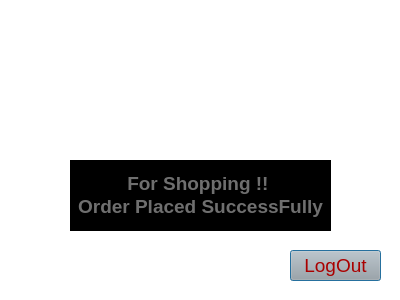
<?xml version="1.0" encoding="UTF-8"?>
<ui version="4.0">
 <class>greet</class>
 <widget class="QDialog" name="greet">
  <property name="geometry">
   <rect>
    <x>0</x>
    <y>0</y>
    <width>400</width>
    <height>300</height>
   </rect>
  </property>
  <property name="windowTitle">
   <string>Dialog</string>
  </property>
  <property name="styleSheet">
   <string notr="true">
background-color: rgb(255, 255, 255);</string>
  </property>
  <widget class="QLabel" name="label">
   <property name="geometry">
    <rect>
     <x>0</x>
     <y>-20</y>
     <width>401</width>
     <height>321</height>
    </rect>
   </property>
   <property name="text">
    <string/>
   </property>
   <property name="pixmap">
    <pixmap>image/ty.jpg</pixmap>
   </property>
   <property name="scaledContents">
    <bool>true</bool>
   </property>
  </widget>
  <widget class="QPushButton" name="logout_btn">
   <property name="geometry">
    <rect>
     <x>290</x>
     <y>250</y>
     <width>91</width>
     <height>31</height>
    </rect>
   </property>
   <property name="font">
    <font>
     <pointsize>14</pointsize>
    </font>
   </property>
   <property name="styleSheet">
    <string notr="true">background-color: rgb(167, 168, 167);                     
color: rgb(170, 0, 0);</string>
   </property>
   <property name="text">
    <string>LogOut</string>
   </property>
  </widget>
  <widget class="QLabel" name="thanks_l">
   <property name="geometry">
    <rect>
     <x>70</x>
     <y>160</y>
     <width>261</width>
     <height>71</height>
    </rect>
   </property>
   <property name="styleSheet">
    <string notr="true">color: rgb(111, 111, 111);
background-color: rgb(0, 0, 0);
</string>
   </property>
   <property name="text">
    <string>&lt;!DOCTYPE HTML PUBLIC &quot;-//W3C//DTD HTML 4.0//EN&quot; &quot;http://www.w3.org/TR/REC-html40/strict.dtd&quot;&gt;
&lt;html&gt;&lt;head&gt;&lt;meta name=&quot;qrichtext&quot; content=&quot;1&quot; /&gt;&lt;style type=&quot;text/css&quot;&gt;
p, li { white-space: pre-wrap; }
&lt;/style&gt;&lt;/head&gt;&lt;body style=&quot; font-family:'MS Shell Dlg 2'; font-size:8pt; font-weight:400; font-style:normal;&quot;&gt;
&lt;p align=&quot;center&quot; style=&quot; margin-top:0px; margin-bottom:0px; margin-left:0px; margin-right:0px; -qt-block-indent:0; text-indent:0px;&quot;&gt;&lt;span style=&quot; font-size:14pt; font-weight:600;&quot;&gt;For Shopping !! &lt;/span&gt;&lt;/p&gt;
&lt;p align=&quot;center&quot; style=&quot; margin-top:0px; margin-bottom:0px; margin-left:0px; margin-right:0px; -qt-block-indent:0; text-indent:0px;&quot;&gt;&lt;span style=&quot; font-size:14pt; font-weight:600;&quot;&gt;Order Placed SuccessFully&lt;/span&gt;&lt;/p&gt;&lt;/body&gt;&lt;/html&gt;</string>
   </property>
  </widget>
 </widget>
 <resources/>
 <connections/>
</ui>
